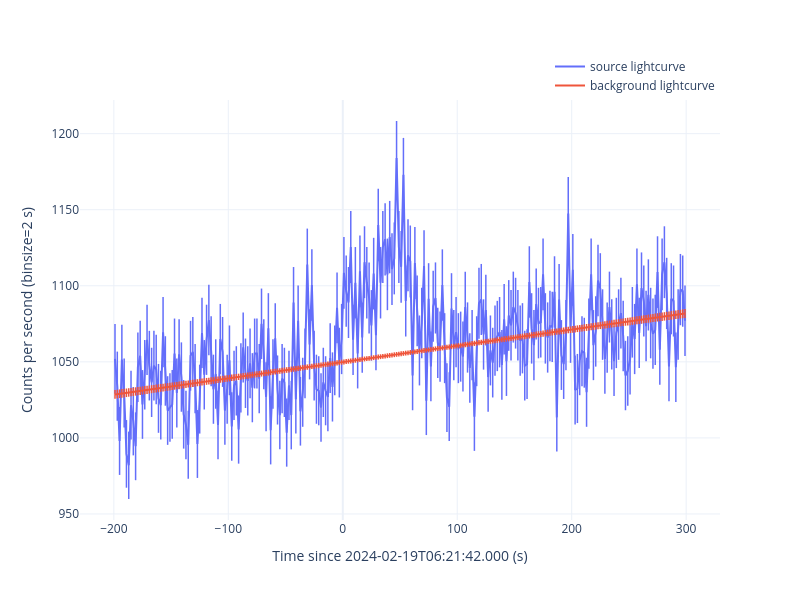
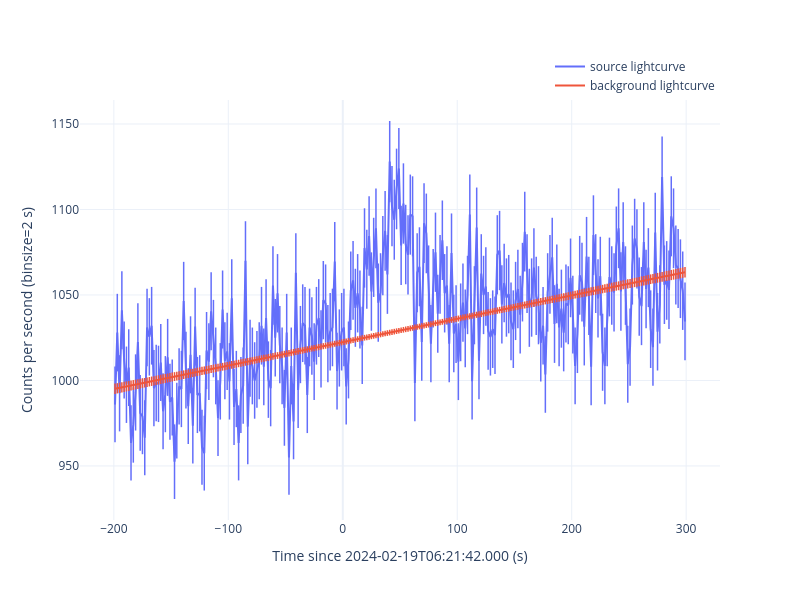
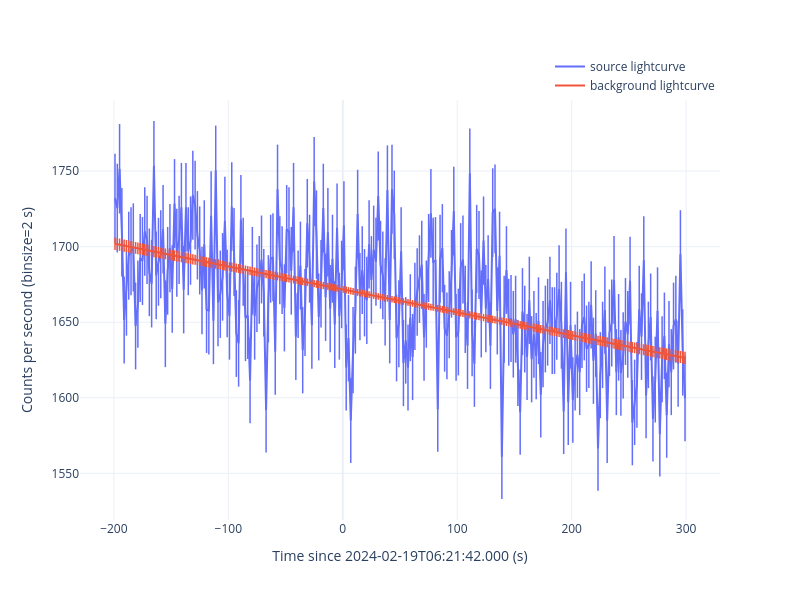

The code cell stored with these charts, in order, in its notebook:
### Code cell
for det in ['n9', 'na', 'b1']:
    gbm_tte = gbmTTE(gbm_rtv.rtv_res['tte'][det])
    gbm_tte.timezero = fermi_met
    gbm_tte.filter_time([-200, 300])
    if det[0] == 'n':
        gbm_tte.filter_energy([8, 900])
    else:
        gbm_tte.filter_energy([300, 38000])

    print(format_message(f'extract light curve for {det}'))

    gbm_tte.lc_binsize = 2
    gbm_tte.bs_ignore = [[0, 100]]
    gbm_tte.extract_curve(savepath=f'./curve/{det}', show=True)

### Figure 1 — Plotly figure (JSON) as saved in the notebook; plotly's stock layout.template omitted (floating-point values rounded to 4 significant figures; data arrays with more than 128 entries replaced by an {"elided": "..."} marker saying what was removed)
{"data": [{"error_y": {"array": {"elided": "250 float values"}, "thickness": 1.5, "type": "data", "width": 0}, "marker": {"size": 0, "symbol": "cross-thin"}, "mode": "lines+markers", "name": "source lightcurve", "showlegend": true, "type": "scatter", "x": {"elided": "250 float values"}, "y": {"elided": "250 float values"}}, {"error_y": {"array": {"elided": "250 float values"}, "thickness": 1.5, "type": "data", "width": 0}, "marker": {"size": 0, "symbol": "cross-thin"}, "mode": "lines+markers", "name": "background lightcurve", "showlegend": true, "type": "scatter", "x": {"elided": "250 float values"}, "y": {"elided": "250 float values"}}], "layout": {"height": 600, "legend": {"x": 1, "xanchor": "right", "y": 1, "yanchor": "bottom"}, "width": 800, "xaxis": {"title": {"text": "Time since 2024-02-19T06:21:42.000 (s)"}}, "yaxis": {"title": {"text": "Counts per second (binsize=2 s)"}}}}

### Figure 2 — Plotly figure (JSON) as saved in the notebook; plotly's stock layout.template omitted (floating-point values rounded to 4 significant figures; data arrays with more than 128 entries replaced by an {"elided": "..."} marker saying what was removed)
{"data": [{"error_y": {"array": {"elided": "250 float values"}, "thickness": 1.5, "type": "data", "width": 0}, "marker": {"size": 0, "symbol": "cross-thin"}, "mode": "lines+markers", "name": "source lightcurve", "showlegend": true, "type": "scatter", "x": {"elided": "250 float values"}, "y": {"elided": "250 float values"}}, {"error_y": {"array": {"elided": "250 float values"}, "thickness": 1.5, "type": "data", "width": 0}, "marker": {"size": 0, "symbol": "cross-thin"}, "mode": "lines+markers", "name": "background lightcurve", "showlegend": true, "type": "scatter", "x": {"elided": "250 float values"}, "y": {"elided": "250 float values"}}], "layout": {"height": 600, "legend": {"x": 1, "xanchor": "right", "y": 1, "yanchor": "bottom"}, "width": 800, "xaxis": {"title": {"text": "Time since 2024-02-19T06:21:42.000 (s)"}}, "yaxis": {"title": {"text": "Counts per second (binsize=2 s)"}}}}

### Figure 3 — Plotly figure (JSON) as saved in the notebook; plotly's stock layout.template omitted (floating-point values rounded to 4 significant figures; data arrays with more than 128 entries replaced by an {"elided": "..."} marker saying what was removed)
{"data": [{"error_y": {"array": {"elided": "250 float values"}, "thickness": 1.5, "type": "data", "width": 0}, "marker": {"size": 0, "symbol": "cross-thin"}, "mode": "lines+markers", "name": "source lightcurve", "showlegend": true, "type": "scatter", "x": {"elided": "250 float values"}, "y": {"elided": "250 float values"}}, {"error_y": {"array": {"elided": "250 float values"}, "thickness": 1.5, "type": "data", "width": 0}, "marker": {"size": 0, "symbol": "cross-thin"}, "mode": "lines+markers", "name": "background lightcurve", "showlegend": true, "type": "scatter", "x": {"elided": "250 float values"}, "y": {"elided": "250 float values"}}], "layout": {"height": 600, "legend": {"x": 1, "xanchor": "right", "y": 1, "yanchor": "bottom"}, "width": 800, "xaxis": {"title": {"text": "Time since 2024-02-19T06:21:42.000 (s)"}}, "yaxis": {"title": {"text": "Counts per second (binsize=2 s)"}}}}
